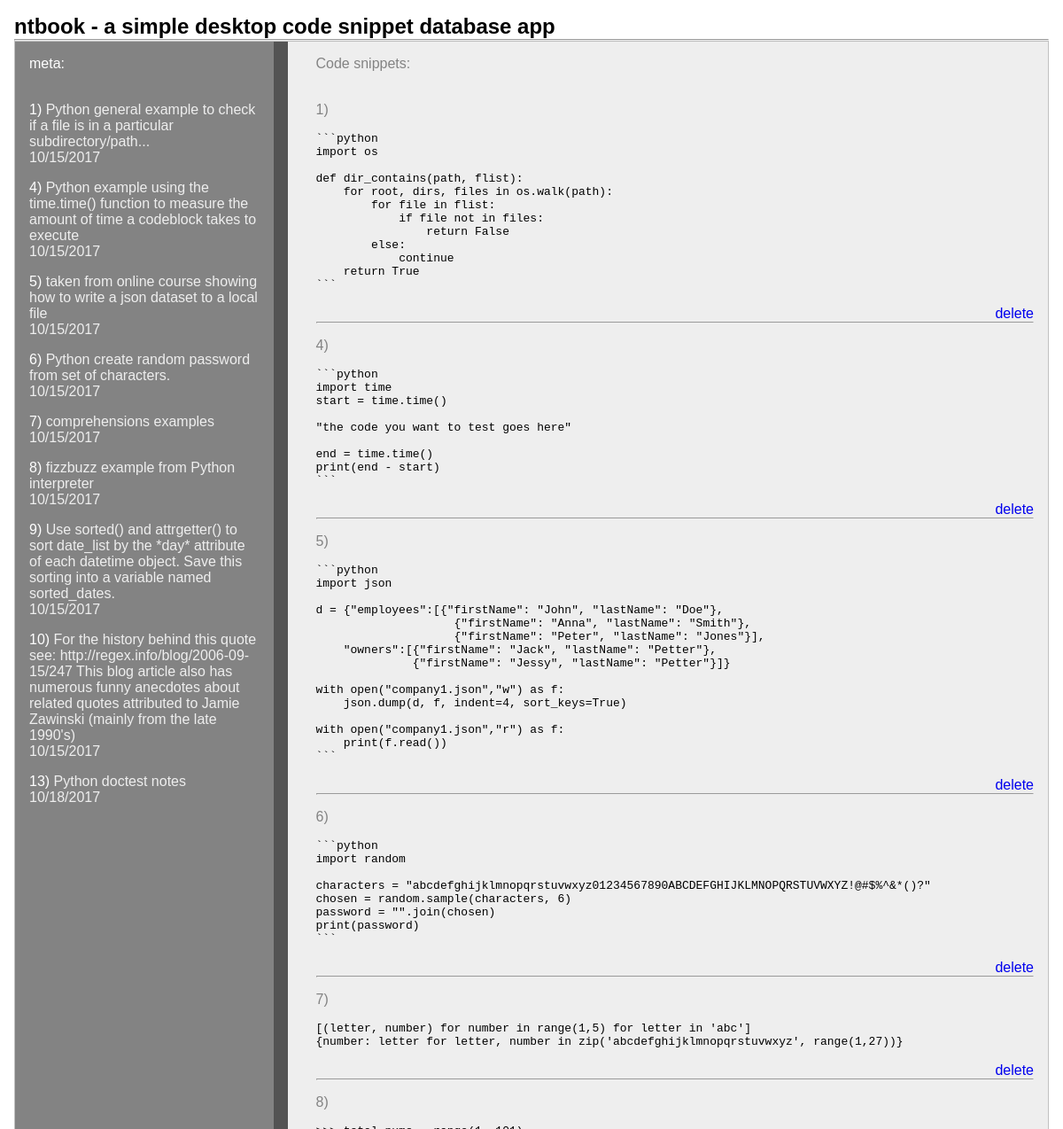
The app's page / (upper part), older data.
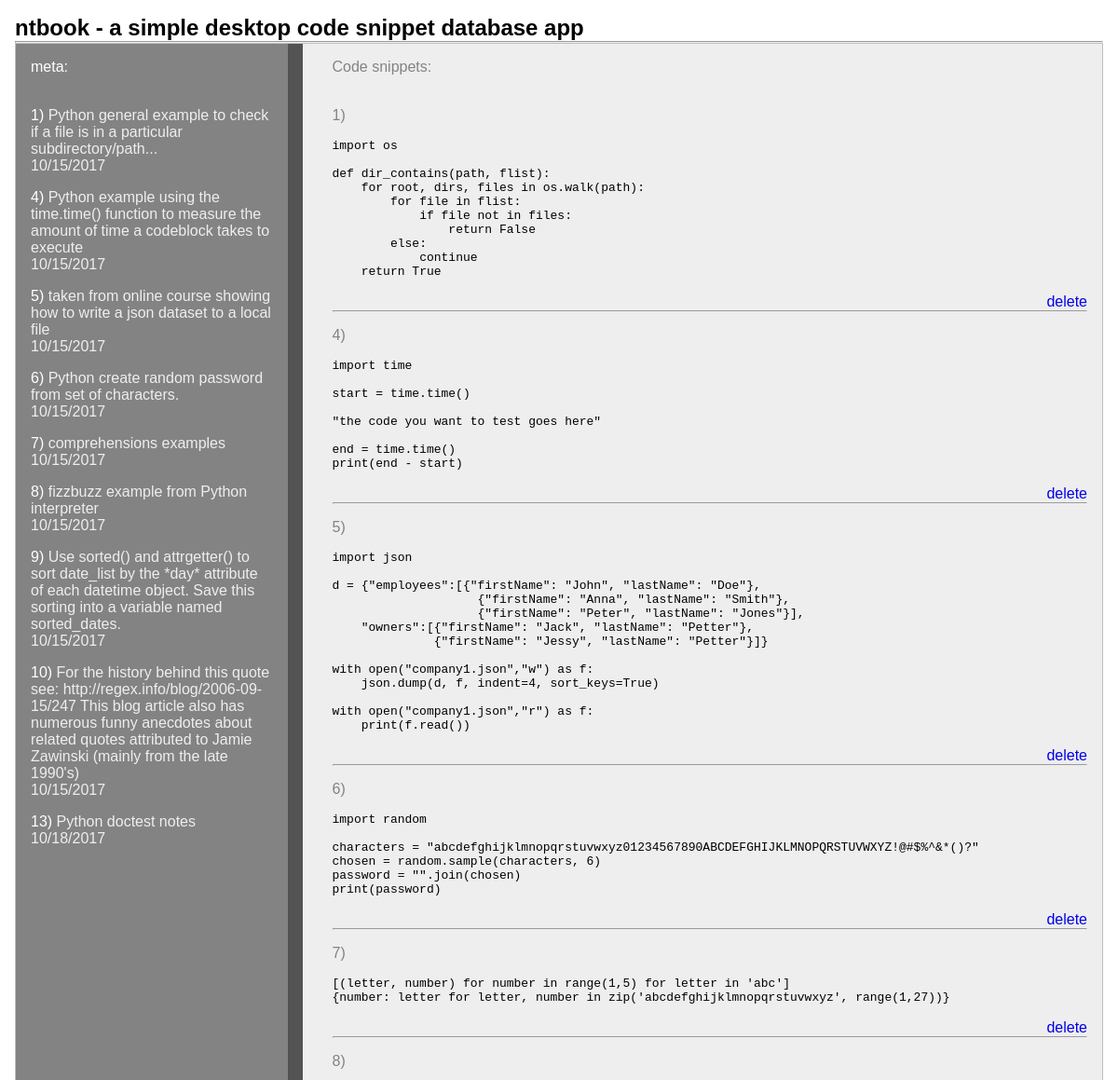
The same page, newer data.
### ntbs/models.py (models this page shows, shortened)
class Ntbook(models.Model):
    snippet = models.TextField(max_length=2048)
    meta = models.TextField(max_length=2048, blank=True)
    created_at = models.DateTimeField(default=timezone.now)

### ntbs/views.py (the view)
# urls.py: url(r'^$', views.NtbookList.as_view(), name='ntbook_list'),
class NtbookList(ListView):
    model = Ntbook

### ntbs/templates/ntbs/ntbook_list.html
{% extends 'layout.html' %}
{% block content %}
<ul class="snippet">
    {% for ntb in object_list %}
    <li>{{ ntb.id }})
      <a class="snippet" href="{% url "ntbook_edit" ntb.id %}">
        <pre><code>{{ ntb.snippet }}</code></pre></a>
        <a class="delete" href="{% url "ntbook_delete" ntb.id %}">delete</a>
    </li>
<hr>
    {% endfor %}
</ul>
{% endblock content%}
{% block meta %}
<ul class="meta">
{% for ntb in object_list %}
  {% if ntb.meta %}
  <li> {{ ntb.id }})
    <a class="meta" href="{% url "ntbook_edit" ntb.id %}">
      {{ ntb.meta }}<br>{{ ntb.created_at|date:"SHORT_DATE_FORMAT" }}</a>
  </li>
{% endif %}
{% endfor %}
</ul>
{% endblock meta%}

Row changes from the older to the newer data that the page shows:
changed Ntbook id 1: snippet "```python import os def dir_contains(path, flist): for root, dirs, files in os.walk(path): for file in flist: if file not in files: return False else: continue return True ```" → "import os def dir_contains(path, flist): for root, dirs, files in os.walk(path): for file in flist: if file not in files: return False else: continue return True"
changed Ntbook id 4: snippet "```python import time start = time.time() \"the code you want to test goes here\" end = time.time() print(end - start) ```" → "import time start = time.time() \"the code you want to test goes here\" end = time.time() print(end - start)"
changed Ntbook "taken from online course showing how to write a json dataset to a local file": snippet "```python import json d = {\"employees\":[{\"firstName\": \"John\", \"lastName\": \"Doe\"}, {\"firstName\": \"Anna\", \"lastName\": \"Smith\"}, {\"firstName\": \"Peter\", \"lastName\": \"Jones\"}], \"owners\":[{\"firstName\": \"Jack\", \"lastName\": \"Petter\"}, {\"firstName\": \"Jessy\", \"lastName\": \"Petter\"}]} with open(\"company1.json\",\"w\") as f: json.dump(d, f, indent=4, sort_keys=True) with open(\"company1.json\",\"r\") as f: print(f.read()) ```" → "import json d = {\"employees\":[{\"firstName\": \"John\", \"lastName\": \"Doe\"}, {\"firstName\": \"Anna\", \"lastName\": \"Smith\"}, {\"firstName\": \"Peter\", \"lastName\": \"Jones\"}], \"owners\":[{\"firstName\": \"Jack\", \"lastName\": \"Petter\"}, {\"firstName\": \"Jessy\", \"lastName\": \"Petter\"}]} with open(\"company1.json\",\"w\") as f: json.dump(d, f, indent=4, sort_keys=True) with open(\"company1.json\",\"r\") as f: print(f.read())"
changed Ntbook "Python create random password from set of characters.": snippet "```python import random characters = \"abcdefghijklmnopqrstuvwxyz01234567890ABCDEFGHIJKLMNOPQRSTUVWXYZ!@#$%^&*()?\" chosen = random.sample(characters, 6) password = \"\".join(chosen) print(password) ```" → "import random characters = \"abcdefghijklmnopqrstuvwxyz01234567890ABCDEFGHIJKLMNOPQRSTUVWXYZ!@#$%^&*()?\" chosen = random.sample(characters, 6) password = \"\".join(chosen) print(password)"
